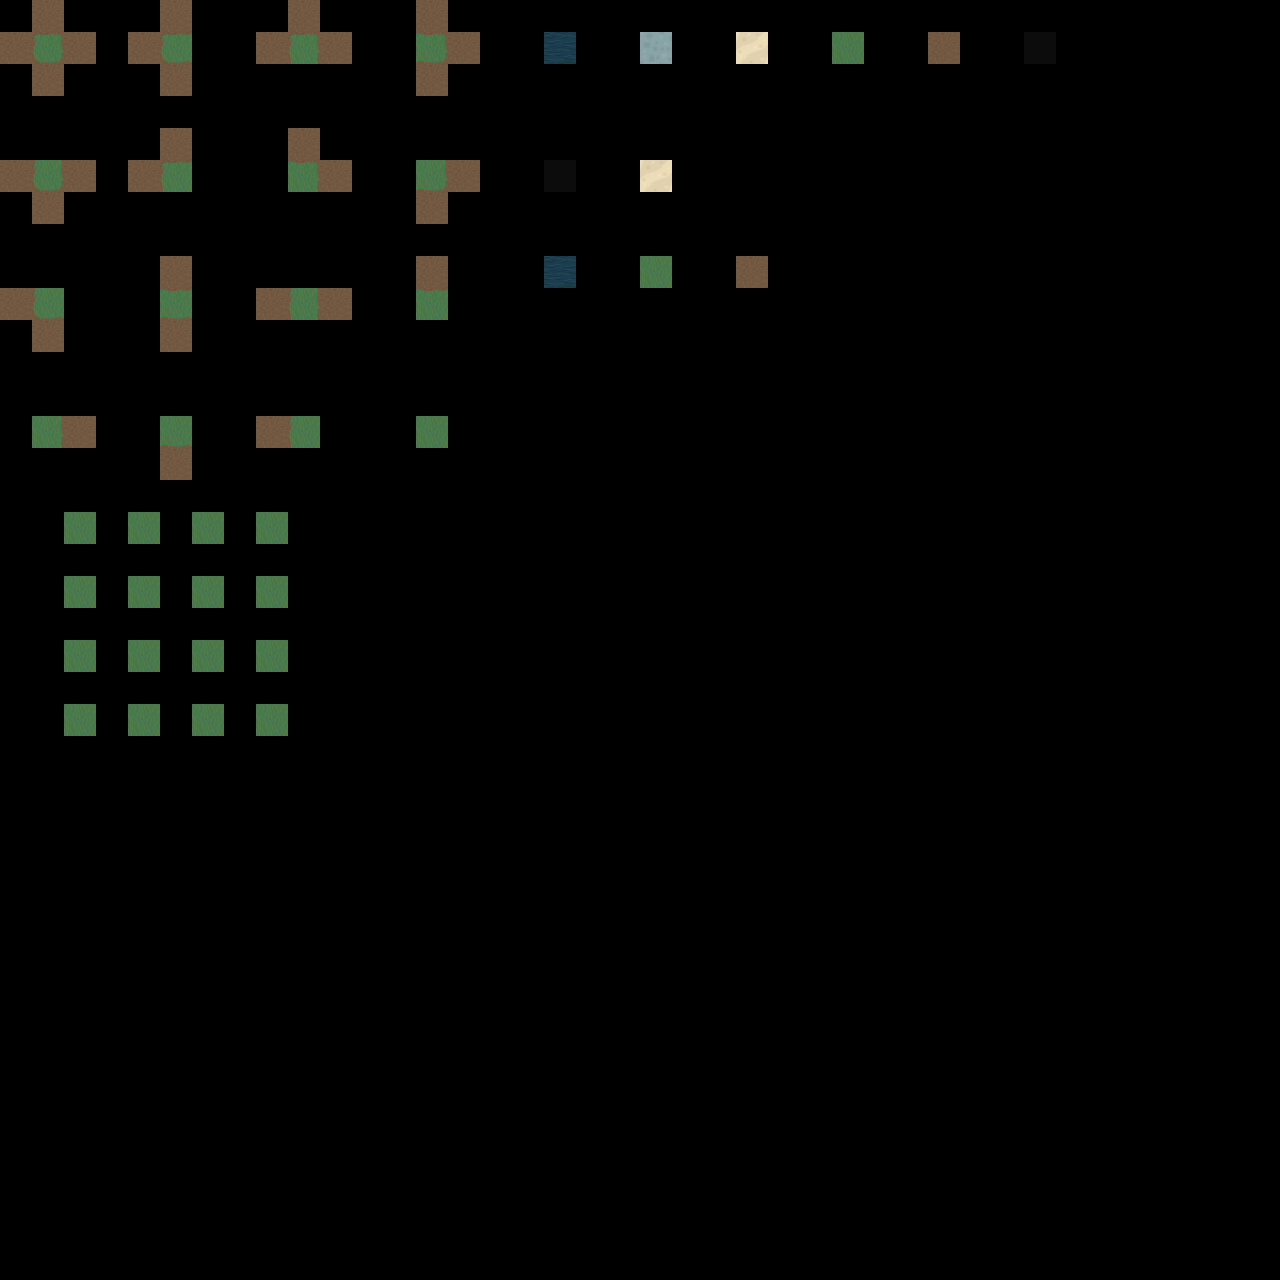

A level layout from a 2D game, rendered from its tile map. Below: a short description, then the map file with tile-grid data replaced by summaries:
An orthogonal 40x40 tile map with 32x32 px tiles, 3 tile layers (regions, input_ground, output_ground), 2 tilesets.

<map version="1.2" tiledversion="1.3.4" orientation="orthogonal" renderorder="right-down" width="40" height="40" tilewidth="32" tileheight="32" infinite="0" nextlayerid="4" nextobjectid="1">
 <tileset firstgid="1" source="terrain-extended-all.tsx" />
 <tileset firstgid="73" source="terrain-extended.tsx" />
 <layer id="3" name="regions" width="40" height="40">
  <data>[1600 cells, 26 non-empty, 2 distinct tile ids]</data>
 </layer>
 <layer id="1" name="input_ground" width="40" height="40">
  <data>[1600 cells, 75 non-empty, 26 distinct tile ids]</data>
 </layer>
 <layer id="2" name="output_ground" width="40" height="40">
  <data>[1600 cells, 43 non-empty, 22 distinct tile ids]</data>
 </layer>
</map>